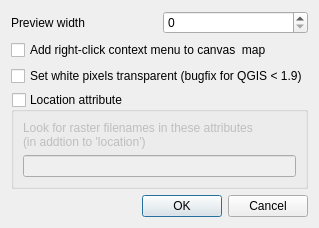
<?xml version="1.0" encoding="UTF-8"?>
<ui version="4.0">
 <class>TileIndex</class>
 <widget class="QDialog" name="TileIndex">
  <property name="geometry">
   <rect>
    <x>0</x>
    <y>0</y>
    <width>309</width>
    <height>207</height>
   </rect>
  </property>
  <property name="windowTitle">
   <string>TileIndex</string>
  </property>
  <layout class="QGridLayout" name="gridLayout">
   <item row="0" column="0">
    <widget class="QLabel" name="label_2">
     <property name="text">
      <string>Preview width</string>
     </property>
    </widget>
   </item>
   <item row="0" column="1">
    <widget class="QSpinBox" name="spinBoxWidth">
     <property name="maximum">
      <number>10000</number>
     </property>
    </widget>
   </item>
   <item row="1" column="0" colspan="2">
    <widget class="QCheckBox" name="checkBoxContext">
     <property name="text">
      <string>Add right-click context menu to canvas  map</string>
     </property>
    </widget>
   </item>
   <item row="2" column="0" colspan="2">
    <widget class="QCheckBox" name="checkBoxTransparent">
     <property name="text">
      <string>Set white pixels transparent (bugfix for QGIS &lt; 1.9)</string>
     </property>
    </widget>
   </item>
   <item row="3" column="0" colspan="2">
    <widget class="QGroupBox" name="groupBoxAttribute">
     <property name="title">
      <string>Location attribute</string>
     </property>
     <property name="checkable">
      <bool>true</bool>
     </property>
     <property name="checked">
      <bool>false</bool>
     </property>
     <layout class="QVBoxLayout" name="verticalLayout">
      <item>
       <widget class="QLabel" name="label">
        <property name="text">
         <string>Look for raster filenames in these attributes
(in addtion to 'location')</string>
        </property>
        <property name="alignment">
         <set>Qt::AlignLeading|Qt::AlignLeft|Qt::AlignVCenter</set>
        </property>
       </widget>
      </item>
      <item>
       <widget class="QLineEdit" name="lineEditAttribute">
        <property name="toolTip">
         <string>Separate multiple attributes with spaces</string>
        </property>
       </widget>
      </item>
     </layout>
    </widget>
   </item>
   <item row="4" column="0" colspan="2">
    <widget class="QDialogButtonBox" name="buttonBox">
     <property name="orientation">
      <enum>Qt::Horizontal</enum>
     </property>
     <property name="standardButtons">
      <set>QDialogButtonBox::Cancel|QDialogButtonBox::Ok</set>
     </property>
    </widget>
   </item>
  </layout>
 </widget>
 <resources/>
 <connections>
  <connection>
   <sender>buttonBox</sender>
   <signal>accepted()</signal>
   <receiver>TileIndex</receiver>
   <slot>accept()</slot>
   <hints>
    <hint type="sourcelabel">
     <x>248</x>
     <y>254</y>
    </hint>
    <hint type="destinationlabel">
     <x>157</x>
     <y>274</y>
    </hint>
   </hints>
  </connection>
  <connection>
   <sender>buttonBox</sender>
   <signal>rejected()</signal>
   <receiver>TileIndex</receiver>
   <slot>reject()</slot>
   <hints>
    <hint type="sourcelabel">
     <x>316</x>
     <y>260</y>
    </hint>
    <hint type="destinationlabel">
     <x>286</x>
     <y>274</y>
    </hint>
   </hints>
  </connection>
 </connections>
</ui>
